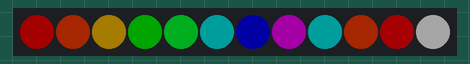
Simulated run of this sketch. Board: Arduino Uno, built with avr-gcc and run on an emulated ATmega328P. Shown: 12 RGB LEDs in strip order, left to right. Dim RGB values are drawn brighter than linear.

Above: at 0.6 s.
At 39.5 s:
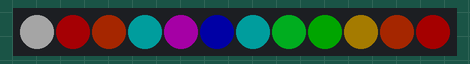

Measured:
- what the display in image 0 shows lasts 1.6 s, from 0.6 s to 2.2 s
- what the display in image 1 shows lasts 0.5 s, from 39.4 s to 39.9 s

The sketch:

neo_pixel_mang.ino
```cpp
#include <Adafruit_NeoPixel.h>
#define CHAN_LED 6
#define SO_LED 12
Adafruit_NeoPixel vong_led(SO_LED, CHAN_LED, NEO_GRB + NEO_KHZ800);

uint32_t red = vong_led.Color(200, 0, 0);
uint32_t green = vong_led.Color(0, 200, 0);
uint32_t blue = vong_led.Color(0, 0, 200);
uint32_t purple = vong_led.Color(200, 0, 200);
uint32_t yellow = vong_led.Color(200, 150, 0);
uint32_t aqua = vong_led.Color(0, 150, 150);
uint32_t orange = vong_led.Color(200, 50, 0);
uint32_t white = vong_led.Color(200, 200, 200);
uint32_t jade_green = vong_led.Color(0, 255, 50);
uint32_t pink = vong_led.Color(200, 0, 10);
uint32_t tat = vong_led.Color(0, 0, 0);

// Tạo mảng chứa các màu đã tạo
uint32_t mau_rgb[12] = { red, orange, yellow, green,
                        jade_green, aqua, blue, purple,
                        aqua, orange, pink, white };

void setup() {
  Serial.begin(9600);
    vong_led.begin();
    vong_led.setBrightness(50);
    vong_led.show();
}
void loop() {
  //Hiệu ứng chạy đèn thuận chiều kim đồng hồ
  for (int i = 0; i < 12; i++) {
    vong_led.setPixelColor(i, mau_rgb[i]);
    vong_led.show();
    delay(50);
  }
  //Hiệu ứng chạy đèn ngược chiều kim đồng hồ
  for (int i = 11; i >= 0; i--) {
    vong_led.setPixelColor(i, mau_rgb[i]);
    vong_led.show();
    delay(50);
  }
  delay(1000);
  //Hiệu ứng chớp tắt tất cả các đèn
  for (int j = 0; j < 3; j++) {
    for (int i = 0; i < 12; i++) {
      vong_led.setPixelColor(i, tat);
    }
    vong_led.show();
    delay(500);
    for (int i = 11; i >= 0; i--) {
      vong_led.setPixelColor(i, mau_rgb[11 - i]);
      vong_led.show();
    }
    delay(500);
  }
}
```
